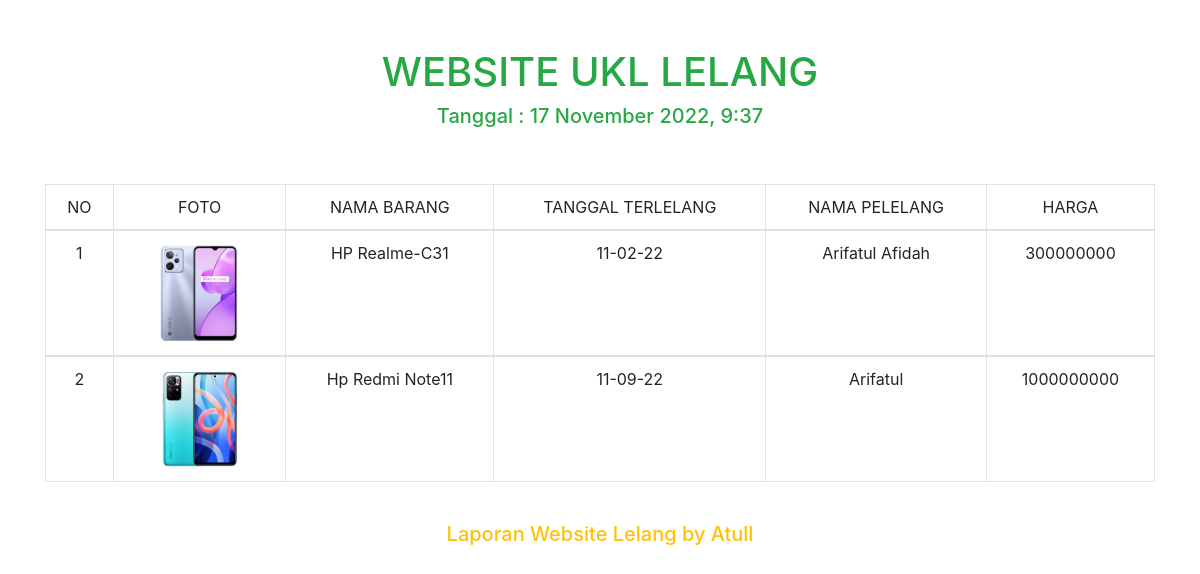
Page /petugas/laporan.php on the committed database.
### tables this page shows
CREATE TABLE `lelang` (
  `id` int(11) NOT NULL,
  `id_barang` int(11) NOT NULL,
  `tgl_lelang` text NOT NULL,
  `harga_akhir` int(11) NOT NULL,
  `id_user` int(11) NOT NULL,
  `status` enum('pending','terlelang','kalah') NOT NULL
);

CREATE TABLE `barang` (
  `id` int(11) NOT NULL,
  `nama_barang` varchar(225) NOT NULL,
  `tgl_daftar` text NOT NULL,
  `tgl_exp` text NOT NULL,
  `harga_awal` int(11) NOT NULL,
  `deskripsi` text NOT NULL,
  `foto_barang` text NOT NULL,
  `status` enum('terbuka','terlelang','tertutup') NOT NULL
);

CREATE TABLE `user` (
  `id` int(11) NOT NULL,
  `nama` varchar(25) NOT NULL,
  `username` varchar(25) NOT NULL,
  `password` varchar(25) NOT NULL,
  `tlpn` varchar(25) NOT NULL
);

### petugas/laporan.php (the view, shortened to what this page needs)
<?php
	require '../koneksi.php';
?>
<html>
	<head>
		<link rel="stylesheet" href="https://cdn.jsdelivr.net/npm/bootstrap@4.6.2/dist/css/bootstrap.min.css">
	</head>
	<body>
		<div class="container">
			<div class="row">
				<div class="col-sm-12">
						<div class="judul py-5 text-success">
						<h1>WEBSITE UKL LELANG </h1>
						<h5>Tanggal : <?php  echo date("j F Y, G:i");?></h5>
						</div>
					<table class="table table-bordered" style="width:100%;text-align:center;">
					<thead class="thead-dark">
						<tr>
							<td>NO</td>
							<td>FOTO</td>
							<td>NAMA BARANG</td>
							<td>TANGGAL TERLELANG</td>
							<td>NAMA PELELANG</td>
							<td>HARGA</td>
						</tr>
					</thead>
					<tbody>
						<?php
						$no=1;
						$sql = mysqli_query($conn, "select * from lelang where status ='terlelang'");
						while ($lelang = mysqli_fetch_array($sql)){
						$id_barang = $lelang['id_barang'];
						$id_user = $lelang['id_user'];
						$sql2 = mysqli_query($conn, "select * from barang where id ='$id_barang'");
						$barang = mysqli_fetch_array($sql2);
						$sql3 = mysqli_query($conn, "select * from user where id = '$id_user'");
						$user = mysqli_fetch_array($sql3);
						?>
						<tr>
							<td><?php echo $no;?></td>
							<td><img src="../assets/img/<?php echo $barang['foto_barang']?>"height="100px"alt=""></td>
							<td><?php echo $barang['nama_barang'];?></td>
							<td><?php echo $lelang['tgl_lelang'];?></td>
							<td><?php echo $user['nama'];?></td>
							<td><?php echo $lelang['harga_akhir'];?></td>
						</tr>
					</tbody>
						<?php $no++; }?>
					</table>
					<center>
                    <br>
						<h5 class="text-warning">Laporan Website Lelang by Atull </h5>
					</center>
				</div>
			</div>
		</div>
	</body>
</html>

### petugas/laporan.php (style rules this page uses)
.judul { text-align: center; }

### rows in the picture
lelang: id_barang.foto_barang (picture), id_barang.nama_barang "HP Realme-C31", tgl_lelang "11-02-22", id_user.nama "Arifatul Afidah", harga_akhir "300000000"
lelang: id_barang.foto_barang (picture), id_barang.nama_barang "Hp Redmi Note11", tgl_lelang "11-09-22", id_user.nama "Arifatul", harga_akhir "1000000000"
